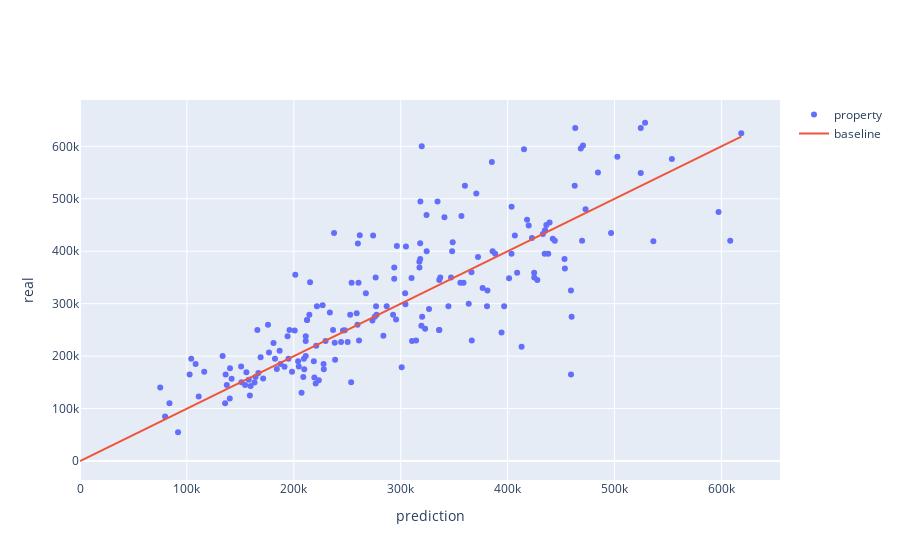

This figure's notebook cell:
### Code cell
# XgBoost
# Need to normalize
import xgboost as xgb
from sklearn.preprocessing import StandardScaler

model = xgb.XGBRegressor(colsample_bytree=0.4,
                 gamma=0,                 
                 learning_rate=0.07,
                 max_depth=3,
                 min_child_weight=1.5,
                 n_estimators=10000,                                                                    
                 reg_alpha=0.75,
                 reg_lambda=0.45,
                 subsample=0.6)
X_scaled = StandardScaler().fit_transform(X)
X_train, X_test, Y_train, Y_test = train_test_split(X_scaled, Y, test_size=0.33)
model.fit(X_train, Y_train)
Y_pred = model.predict(X_test)
print("RMSE:", mean_squared_error(Y_test, Y_pred))
plot_true_vs_pred(Y_test, Y_pred)

### Figure 1 — Plotly figure (JSON) as saved in the notebook; plotly's stock layout.template omitted (floating-point values rounded to 4 significant figures; data arrays with more than 128 entries replaced by an {"elided": "..."} marker saying what was removed)
{"data": [{"mode": "markers", "name": "property", "type": "scatter", "x": {"elided": "188 float values"}, "y": {"elided": "188 int values"}}, {"mode": "lines", "name": "baseline", "type": "scatter", "x": [0, 618500.0], "y": [0, 618500.0]}], "layout": {"xaxis": {"title": {"text": "prediction"}}, "yaxis": {"title": {"text": "real"}}}}
